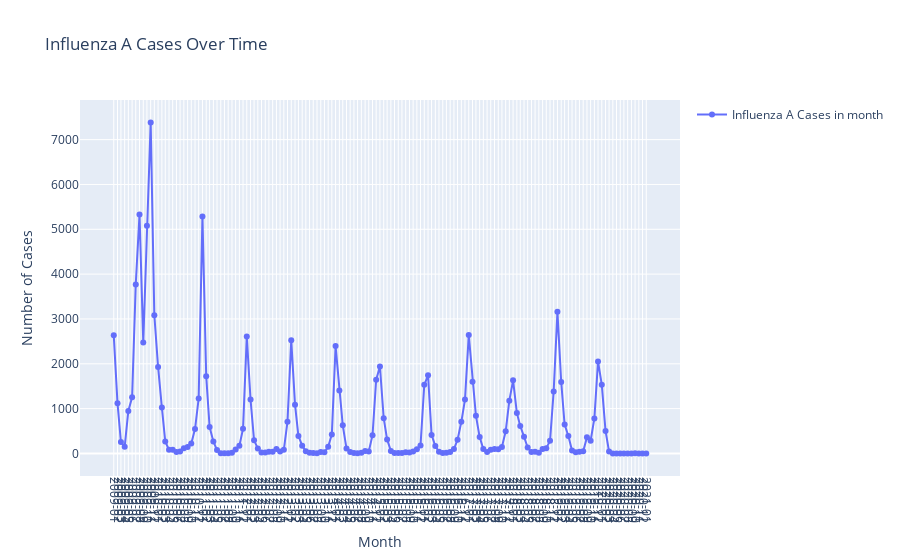

Notebook cell for this chart:
### Code cell
plot_month_per_year(df, 'case')

### Figure 1 — Plotly figure (JSON) as saved in the notebook; plotly's stock layout.template omitted (floating-point values rounded to 4 significant figures; data arrays with more than 128 entries replaced by an {"elided": "..."} marker saying what was removed)
{"data": [{"mode": "lines+markers", "name": "Influenza A Cases in month", "type": "scatter", "x": {"elided": "145 str values"}, "y": {"elided": "145 int values"}}], "layout": {"showlegend": true, "title": {"text": "Influenza A Cases Over Time"}, "xaxis": {"tickangle": 90, "tickformat": "%Y-%m", "tickvals": {"elided": "145 str values"}, "title": {"text": "Month"}}, "yaxis": {"title": {"text": "Number of Cases"}}}}
